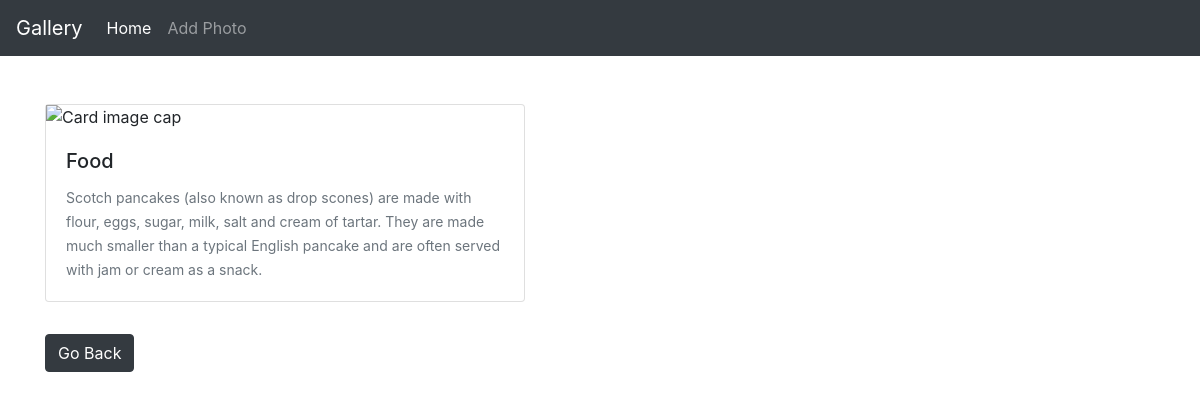
/photo/4/, run on the app's committed database.
### photos/models.py (models this page shows, shortened)
class Photo(models.Model):
    category = models.ForeignKey(Category, null=True, on_delete=models.SET_NULL, blank=True)
    image = CloudinaryField('image')
    description = models.TextField()

class Category(models.Model):
    name = models.CharField(max_length=100, null=False, blank=False)

### photos/views.py (the view)
# urls.py: path('photo/<str:pk>/', views.viewPhoto, name='photo'),
def viewPhoto(request, pk):
    photo = Photo.objects.get(id=pk)
    return render(request, 'photos/photo.html', {'photo':photo})

### photos/templates/photos/photo.html
{% extends 'photos/main.html' %}
{% block content %}
    <div class="container">
        <div class="row ">
            <div class="col justify-content-center">
              <div class="card mb-3" style="width: 30rem;">
                <img class="image" style="max-width: 100%; max-height: 100%;"
                src="{{photo.image.url}}" alt="Card image cap">
                <div class="card-body">
                  <h5 class="card-title">{{photo.category.name}}</h5>
                  <p class="card-text"><small class="text-muted">{{photo.description}}</small></p>
                </div>
              </div>
              <a href="{% url 'gallery' %}" class="btn btn-dark my-3">Go Back</a>
            </div>
        </div>
    </div>
{% endblock %}

### data on the page
Photo: category.name "Food", description "Scotch pancakes (also known as drop scones) are made with flour, eggs, sugar, milk, salt and cream of tartar. They are made much smaller than a typical English pancake and are often served with jam or cream as a snack."
